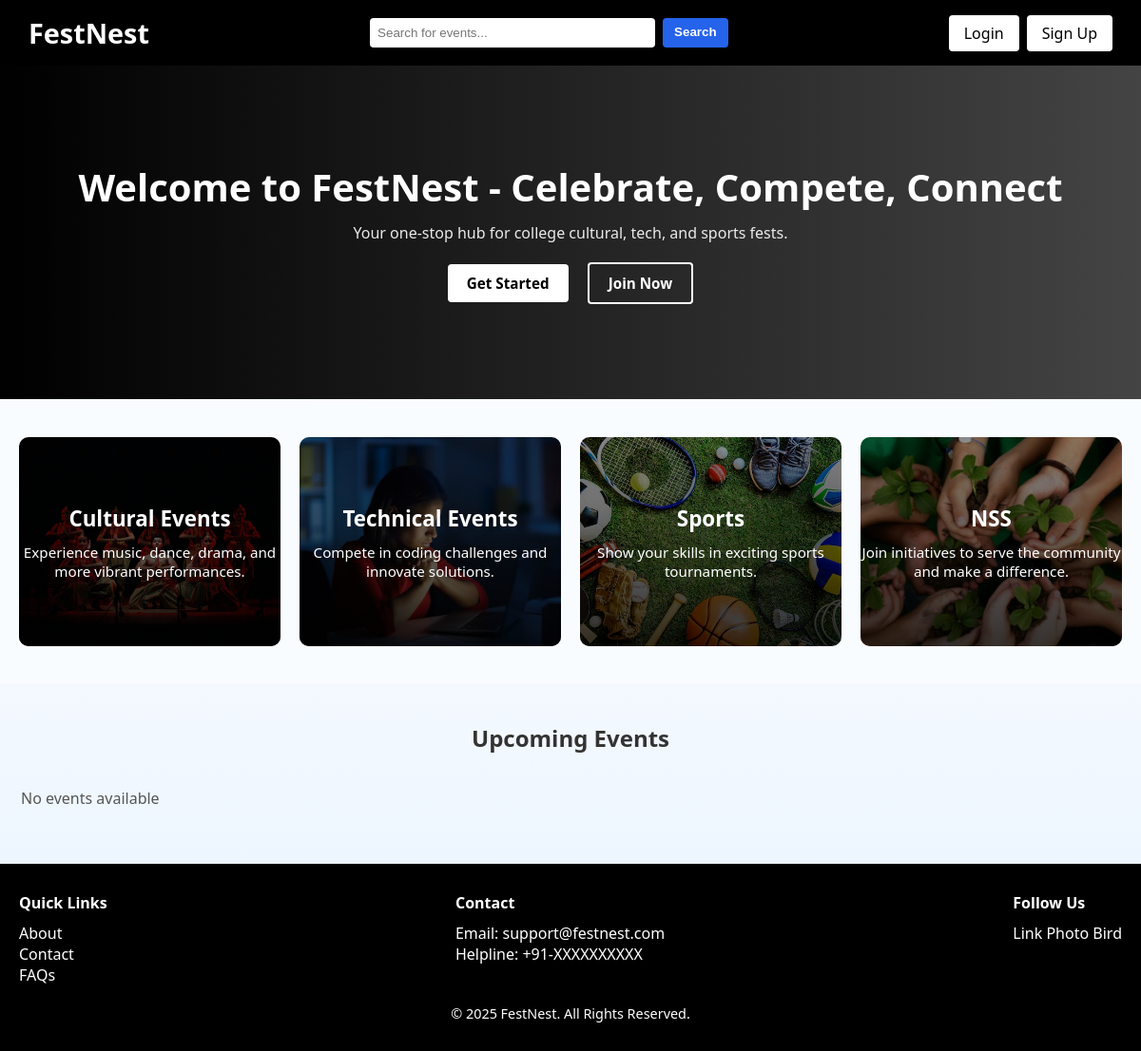
Before: / with the older database file.
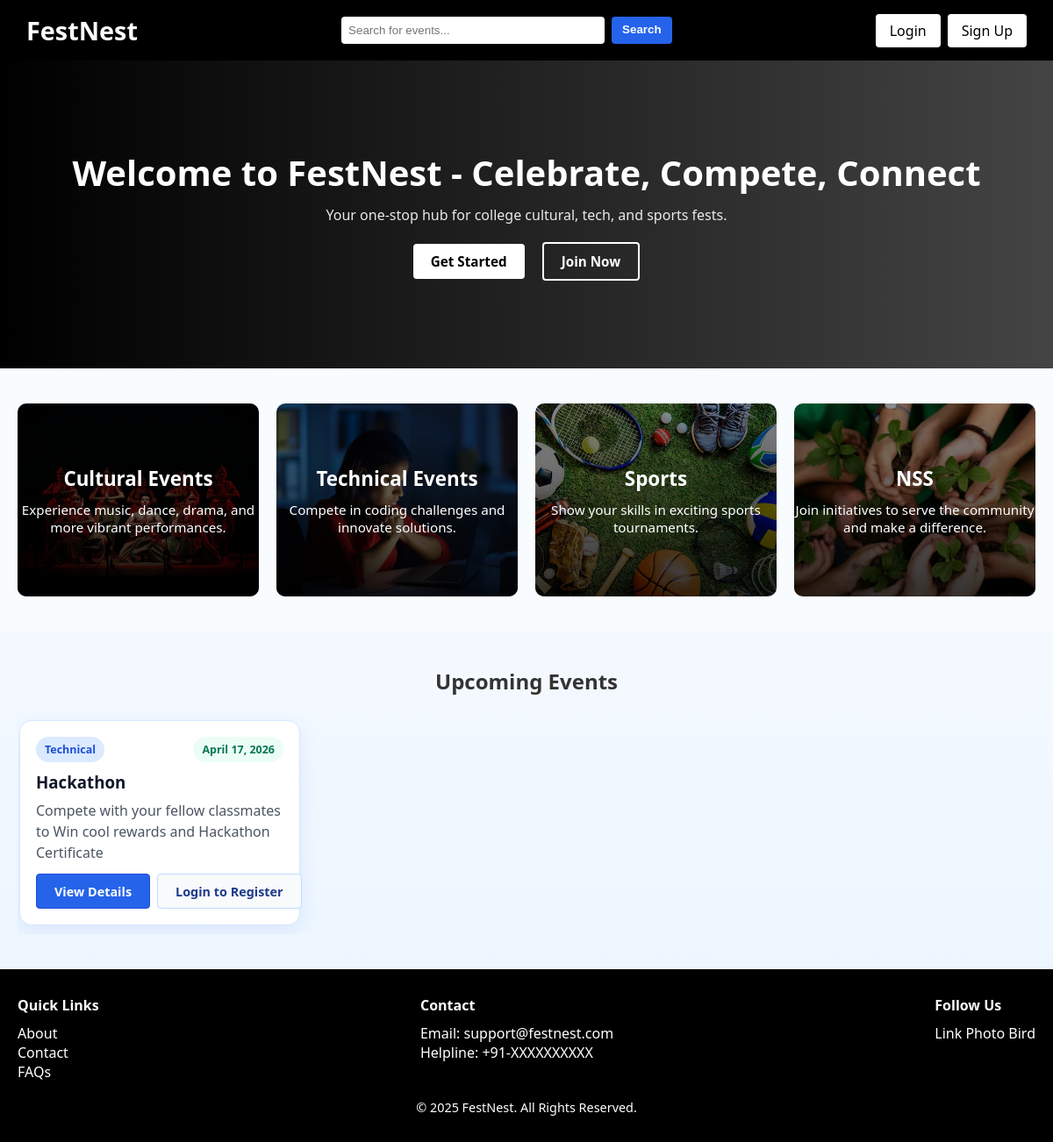
After: the same page with the newer database file.
### events/models.py (models this page shows, shortened)
class Event(models.Model):
    CATEGORY_CHOICES = [
        ('cultural', 'Cultural'),
        ('technical', 'Technical'),
        ('sports', 'Sports'),
        ('nss', 'NSS'),
    ]
    title = models.CharField(max_length=200)
    category = models.CharField(max_length=20, choices=CATEGORY_CHOICES)
    date = models.DateField()
    description = models.TextField()
    capacity = models.PositiveIntegerField(default=100)
    waitlist_enabled = models.BooleanField(default=True)
    is_team_event = models.BooleanField(default=False)
    min_team_size = models.PositiveIntegerField(default=2)
    max_team_size = models.PositiveIntegerField(default=4)
    attendees = models.ManyToManyField(User, blank=True)

### events/views.py (the view, shortened to what this page needs)
# urls.py: 2. Add a URL to urlpatterns:  path('', views.home, name='home')
def home(request):
    today = timezone.localdate()
    search_query = request.GET.get('q', '').strip()
    upcoming_events = Event.objects.filter(date__gte=today).order_by('date')
    searched_events = Event.objects.none()
    result_count = 0
    registered_event_ids = set()
    waitlisted_event_ids = set()
    user_team_event_ids = set()
    submitted_team_event_ids = set()
    return render(
        request,
        'index.html',
        {
            'upcoming_events': upcoming_events,
            'searched_events': searched_events,
            'search_query': search_query,
            'result_count': result_count,
            'registered_event_ids': registered_event_ids,
            'waitlisted_event_ids': waitlisted_event_ids,
            'user_team_event_ids': user_team_event_ids,
            'submitted_team_event_ids': submitted_team_event_ids,
        },
    )

### templates/index.html (shortened to what this page needs)
{% extends 'base.html' %}
{% load static %}
{% block content %}
<section class="hero">
    <div class="container">
        <h1>Welcome to FestNest - Celebrate, Compete, Connect</h1>
        <p>Your one-stop hub for college cultural, tech, and sports fests.</p>
        <div class="hero-buttons">
            <a href="#" class="cta-btn">Get Started</a>
            <a href="#" class="cta-btn secondary">Join Now</a>
        </div>
    </div>
</section>
<main class="container">
    <section class="card-grid">
        <a href="{% url 'category' 'cultural' %}" class="card" style="background-image: url('{% static 'images/cultural.jpg' %}');">
            <h3>Cultural Events</h3>
            <p>Experience music, dance, drama, and more vibrant performances.</p>
        </a>
        <a href="{% url 'category' 'technical' %}" class="card" style="background-image: url('{% static 'images/tech.jpg' %}');">
            <h3>Technical Events</h3>
            <p>Compete in coding challenges and innovate solutions.</p>
        </a>
        <a href="{% url 'category' 'sports' %}" class="card" style="background-image: url('{% static 'images/sports.jpg' %}');">
            <h3>Sports</h3>
            <p>Show your skills in exciting sports tournaments.</p>
        </a>
        <a href="{% url 'category' 'nss' %}" class="card" style="background-image: url('{% static 'images/nss.jpg' %}');">
            <h3>NSS</h3>
            <p>Join initiatives to serve the community and make a difference.</p>
        </a>
    </section>
</main>
<section id="upcoming-events" class="carousel-section">
    <div class="container">
        <h2>Upcoming Events</h2>
        <div class="carousel-track">
            {% for event in upcoming_events %}
            <article class="upcoming-card">
                <div class="upcoming-top">
                    <span class="category-pill">{{ event.category|title }}</span>
                    <span class="date-pill">{{ event.date }}</span>
                </div>
                <h3>{{ event.title }}</h3>
                <p class="upcoming-desc">{{ event.description|truncatechars:95 }}</p>
                <div class="upcoming-actions">
                    <a href="{% url 'event_detail' event.id %}" class="cta-btn upcoming-btn">View Details</a>
                    {% if user.is_authenticated %}
                        {% if event.id in registered_event_ids %}
                            <form method="post" action="{% url 'unregister_event' event.id %}" class="inline-form">
                                {% csrf_token %}
                                <input type="hidden" name="next" value="{{ request.path }}#upcoming-events">
                                <button type="submit" class="cta-btn upcoming-btn alt">Unregister</button>
                            </form>
                        {% elif event.id in waitlisted_event_ids %}
                            <form method="post" action="{% url 'unregister_event' event.id %}" class="inline-form">
                                {% csrf_token %}
                                <input type="hidden" name="next" value="{{ request.path }}#upcoming-events">
                                <button type="submit" class="cta-btn upcoming-btn alt">Leave Waitlist</button>
                            </form>
                        {% else %}
                            <form method="post" action="{% url 'register_event' event.id %}" class="inline-form">
                                {% csrf_token %}
                                <button type="submit" class="cta-btn upcoming-btn alt">Register</button>
                            </form>
                        {% endif %}
                    {% else %}
                        <a href="{% url 'login' %}" class="cta-btn upcoming-btn alt">Login to Register</a>
                    {% endif %}
                </div>
            </article>
            {% empty %}
            <p class="empty-text">No events available</p>
            {% endfor %}
        </div>
    </div>
</section>
{% endblock %}
{% block footer %}
<footer>
    <div class="footer-container">
        <div class="footer-section">
            <h4>Quick Links</h4>
            <ul>
                <li><a href="#">About</a></li>
                <li><a href="#">Contact</a></li>
                <li><a href="#">FAQs</a></li>
            </ul>
        </div>
        <div class="footer-section">
            <h4>Contact</h4>
            <p>Email: support@festnest.com</p>
            <p>Helpline: +91-XXXXXXXXXX</p>
        </div>
        <div class="footer-section">
            <h4>Follow Us</h4>
            <div class="social-icons">
                <span>Link</span>
                <span>Photo</span>
                <span>Bird</span>
            </div>
        </div>
    </div>
    <p class="footer-bottom">© 2025 FestNest. All Rights Reserved.</p>
</footer>
{% endblock %}

### templates/base.html (shortened to what this page needs)
{% load static %}
<!DOCTYPE html>
<html lang="en">
<head>
    <link rel="stylesheet" href="{% static 'css/style.css' %}">
</head>
<body class="{% block body_class %}{% endblock %}">
<nav class="header">
    <a href="{% url 'home' %}" class="logo-link"><div class="logo">FestNest</div></a>
    <div class="nav-center">
        <form method="get" action="{% url 'home' %}" class="nav-search-form">
            <input type="text" name="q" value="{% firstof search_query request.GET.q '' %}" placeholder="Search for events..." class="live-search-input">
            <button type="submit" class="search-btn">Search</button>
        </form>
    </div>
    <div class="nav-right">
        {% if user.is_authenticated %}
            <span class="welcome-text">Hello, {{ user.username }}</span>
            {% if user.is_superuser %}
                <a href="{% url 'manage_events' %}" class="signup-btn {% if request.path == '/events/manage/' %}nav-active{% endif %}">Manage Events</a>
            {% endif %}
            <a href="{% url 'my_registrations' %}" class="signup-btn {% if request.path == '/my-registrations/' %}nav-active{% endif %}">My Registrations</a>
            <a href="{% url 'logout' %}" class="signup-btn">Logout</a>
        {% else %}
            <a href="{% url 'login' %}" class="signup-btn">Login</a>
            <a href="{% url 'signup' %}" class="signup-btn">Sign Up</a>
        {% endif %}
    </div>
</nav>
{% block content %}{% endblock %}
{% block footer %}{% endblock %}
</body>
</html>

Changed rows visible on the page:
now on this page (row edited): Event: category "Technical", date "April 17, 2026", title "Hackathon", description "Compete with your fellow classmates to Win cool rewards and Hackathon Certificate"
Other visible differences:
text no longer shown: "No events available"
